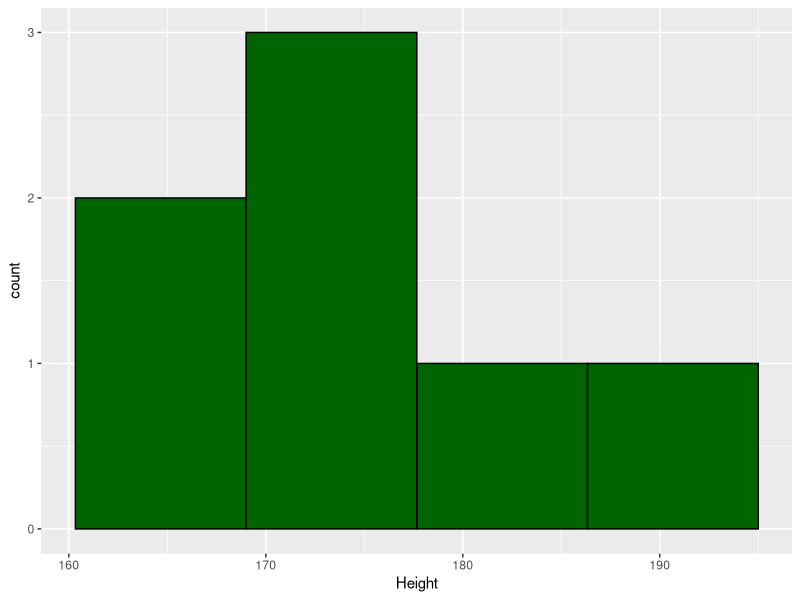
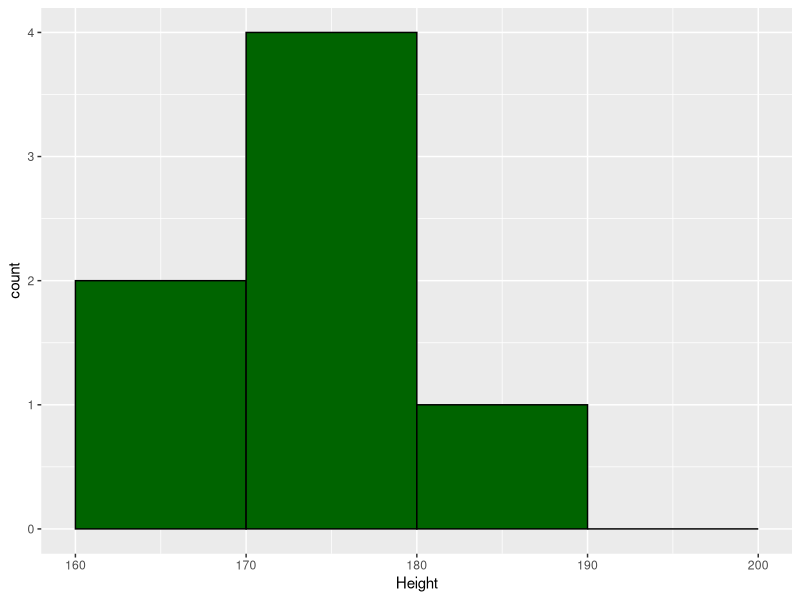
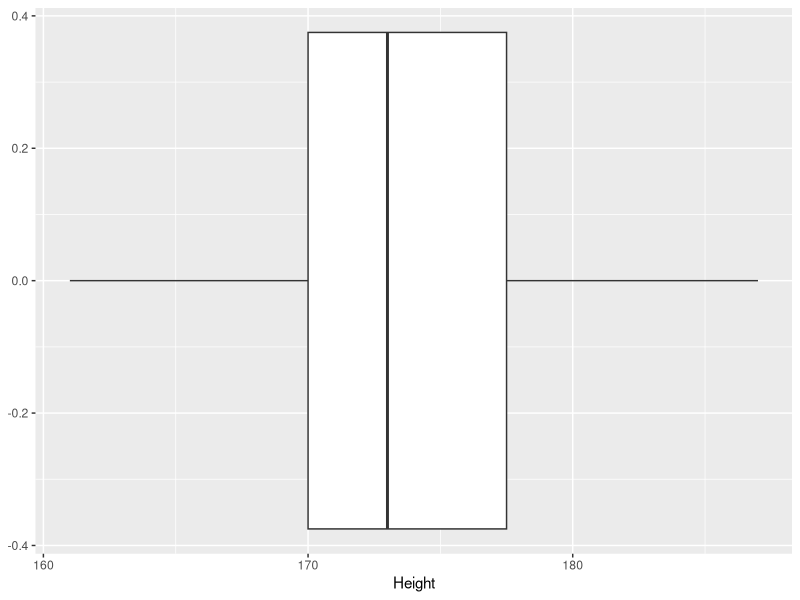
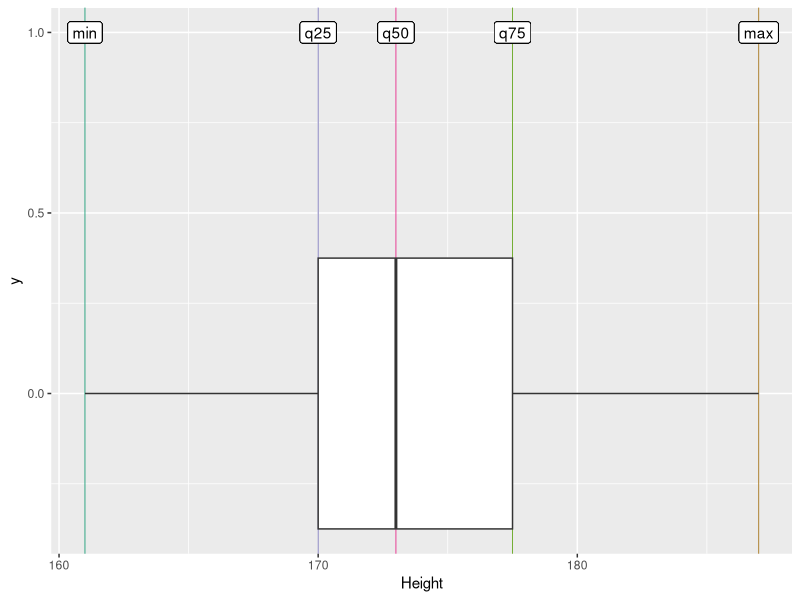
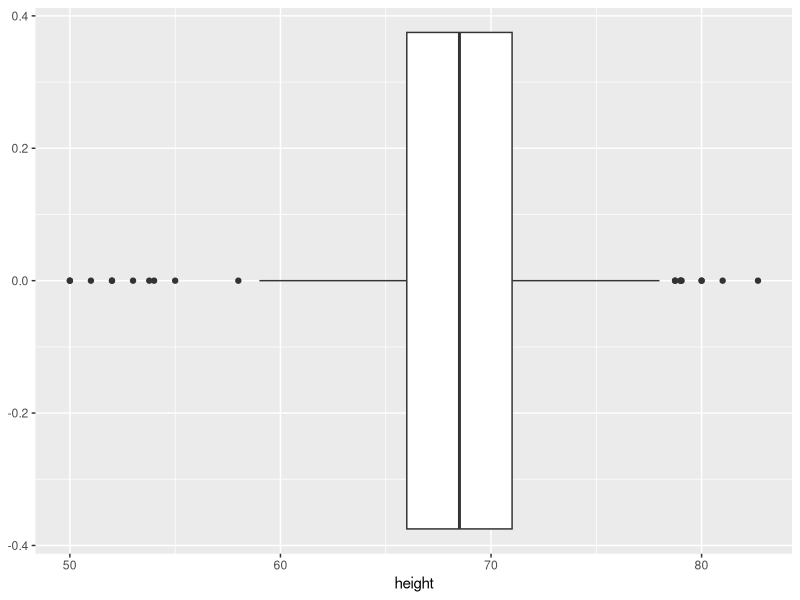
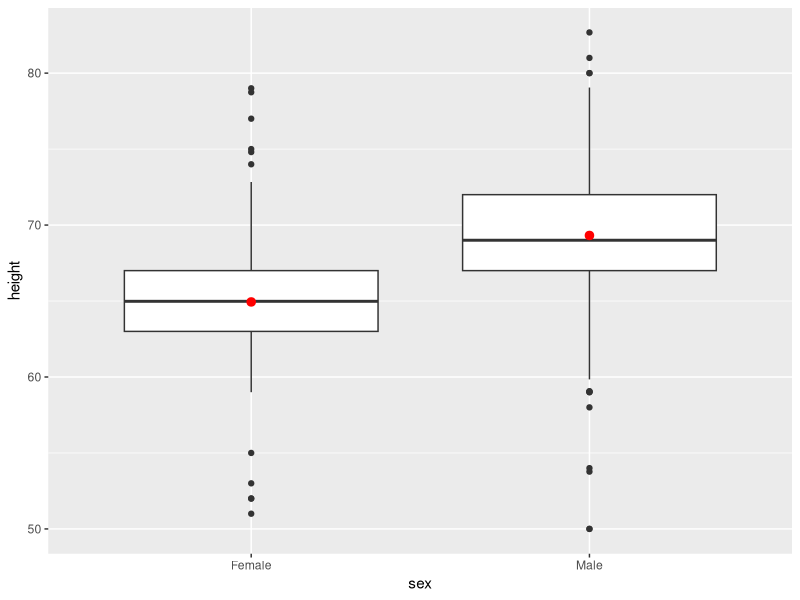
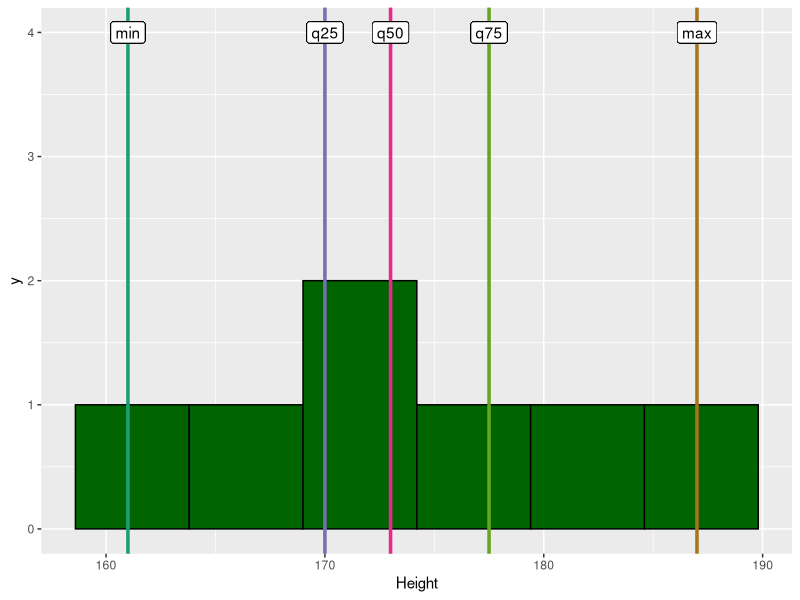
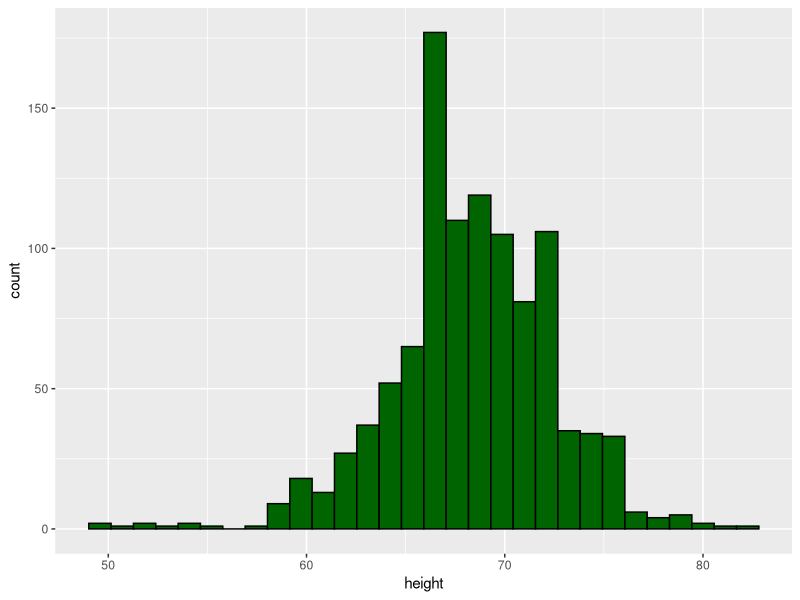

Write the R code that produced these figures, in order.
## ---- chunk 1
knitr::opts_chunk$set(echo = TRUE)

library(tidyverse)
library(ggplot2)
## ---- chunk 2
class_student <- tribble(
     ~Name, ~Height, ~Weigth,
    "Jude",    172L,     75L,
  "Philip",    180L,     87L,
    "Carl",    187L,     81L,
    "Anne",    168L,     64L,
    "Rose",    173L,     56L,
   "Peter",    175L,     78L,
    "Mary",    161L,     51L
  )

class_student %>% 
  arrange(Height)
## ---- chunk 3
library(dslabs)
data(heights)
heights
## ---- chunk 4
summary(class_student$Height)
## ---- chunk 5
sort(class_student$Height)
## ---- chunk 6
median(class_student$Height)
## ---- chunk 7
vector <- c(3, 13, 2, 34, 11, 17, 27, 47)
vector
## ---- chunk 8
sort(vector)
## ---- chunk 9
(13 + 17) / 2
## ---- chunk 10
median(vector)
## ---- chunk 11
summary(class_student$Height)[c("1st Qu.", "Median", "3rd Qu.")]
## ---- chunk 12
quantile(class_student$Height, probs = c(0.25, 0.75))
## ---- chunk 13
diff(range(class_student$Height))
## ---- chunk 14
IQR(class_student$Height)
## ---- chunk 15
mean(class_student$Height)
## ---- chunk 16
x <- class_student$Height
sqrt(sum(abs((x-mean(x))^2))/(length(x)-1))
## ---- chunk 17
sd(class_student$Height)
## ---- chunk 18
ggplot(class_student) +
  aes(x = Height) +
  geom_histogram(bins = 4, color = "black", fill = "darkgreen")
## ---- chunk 19
bin_v = seq(160, 200, by=10)
bin_v
pl <- ggplot(class_student) +
  aes(x = Height) +
  geom_histogram(color = "black", fill = "darkgreen", breaks = bin_v)
pl
## ---- chunk 20
height_metric <- class_student %>% 
  summarise(
    min = min(Height),
    q25 = quantile(Height, probs = 0.25),
    median = quantile(Height, probs = 0.50),
    q75 = quantile(Height, probs = 0.75),
    max = max(Height)
  )
height_metric
## ---- chunk 21
# set up a color palette
library(RColorBrewer)  # colors
colors <- as.list(brewer.pal(n = 8, name = 'Dark2'))
objects <- c(
  "min",
  "q05",
  "q25",
  "median",
  "q75",
  "q95",
  "max",
  "bins"
)
names(colors) <- objects
## ---- chunk 22
ggplot(class_student) +
  aes(x = Height) +
  geom_boxplot() 
## ---- chunk 23
v_line_size = 0.3
ggplot(class_student) +
  aes(x = Height) +
  geom_vline(xintercept = height_metric$min, colour = colors$min, size = v_line_size) +
  geom_label(aes(x = height_metric$min, y = 1, label = "min")) +
  geom_vline(xintercept = height_metric$q25, colour = colors$q25, size = v_line_size) +
  geom_label(aes(x = height_metric$q25, y = 1, label = "q25")) +
  geom_vline(xintercept = height_metric$median, colour = colors$median, size = v_line_size) +
  geom_label(aes(x = height_metric$median, y = 1, label = "q50")) +
  geom_vline(xintercept = height_metric$q75, colour = colors$q75, size = v_line_size) +
  geom_label(aes(x = height_metric$q75, y = 1, label = "q75")) +
  geom_vline(xintercept = height_metric$max, colour = colors$max, size = v_line_size) +
  geom_label(aes(x = height_metric$max, y = 1, label = "max")) +
  geom_boxplot() 
## ---- chunk 24
library(dslabs)
data(heights)
heights
## ---- chunk 25
heights %>% 
  ggplot() +
  aes(x = height) + 
  geom_boxplot()
## ---- chunk 26
heights %>% 
  ggplot() +
  aes(x = sex, y = height) + 
  geom_boxplot() +
  stat_summary(fun=mean, geom="point", shape=20, size=4, color="red", fill="red")
## ---- chunk 27
pl <- ggplot(class_student) +
  aes(x = Height) +
  geom_histogram(color = "black", fill = "darkgreen", bins = 6)

v_line_size = 1.2
pl + 
  geom_vline(xintercept = height_metric$min, colour = colors$min, size = v_line_size) +
  geom_label(aes(x = height_metric$min, y = 4, label = "min")) +
  geom_vline(xintercept = height_metric$q25, colour = colors$q25, size = v_line_size) +
  geom_label(aes(x = height_metric$q25, y = 4, label = "q25")) +
  geom_vline(xintercept = height_metric$median, colour = colors$median, size = v_line_size) +
  geom_label(aes(x = height_metric$median, y = 4, label = "q50")) +
  geom_vline(xintercept = height_metric$q75, colour = colors$q75, size = v_line_size) +
  geom_label(aes(x = height_metric$q75, y = 4, label = "q75")) +
  geom_vline(xintercept = height_metric$max, colour = colors$max, size = v_line_size) +
  geom_label(aes(x = height_metric$max, y = 4, label = "max"))
## ---- chunk 28
pl <- ggplot(heights) +
  aes(x = height) +
  geom_histogram(color = "black", fill = "darkgreen")
pl
## ---- chunk 29
height_metric_2 <- heights %>% 
  summarise(
    min = min(height),
    q25 = quantile(height, probs = 0.25),
    median = quantile(height, probs = 0.50),
    q75 = quantile(height, probs = 0.75),
    max = max(height)
  )

v_line_size = 0.3
label_y <- 200
pl <- ggplot(heights) +
  aes(x = height) +
  geom_vline(xintercept = height_metric_2$min, colour = colors$min, size = v_line_size) +
  geom_label(aes(x = height_metric_2$min, y = label_y, label = "min")) +
  geom_vline(xintercept = height_metric_2$q25, colour = colors$q25, size = v_line_size) +
  geom_label(aes(x = height_metric_2$q25, y = label_y, label = "q25")) +
  geom_vline(xintercept = height_metric_2$median, colour = colors$median, size = v_line_size) +
  geom_label(aes(x = height_metric_2$median, y = label_y, label = "q50")) +
  geom_vline(xintercept = height_metric_2$q75, colour = colors$q75, size = v_line_size) +
  geom_label(aes(x = height_metric_2$q75, y = label_y, label = "q75")) +
  geom_vline(xintercept = height_metric_2$max, colour = colors$max, size = v_line_size) +
  geom_label(aes(x = height_metric_2$max, y = label_y, label = "max"))

# slow operation
pl +
  geom_histogram() 

## ---- chunk 30
pl <- ggplot(heights) +
  aes(x = height, y = ..density..) +
  geom_histogram(color = "black", fill = "darkgreen")
pl
## ---- chunk 31
pl <- ggplot(heights) +
  aes(x = height, y = ..density..) +
  geom_histogram(color = "black", fill = "darkgreen") +
  geom_density(adjust = 1.0, color = "red", size = 2)
pl
## ---- chunk 32
pl <- ggplot(heights) +
  aes(x = height, y = ..density.., fill = sex, color = sex) +
  geom_density(adjust = 1, alpha = 0.7)
pl
